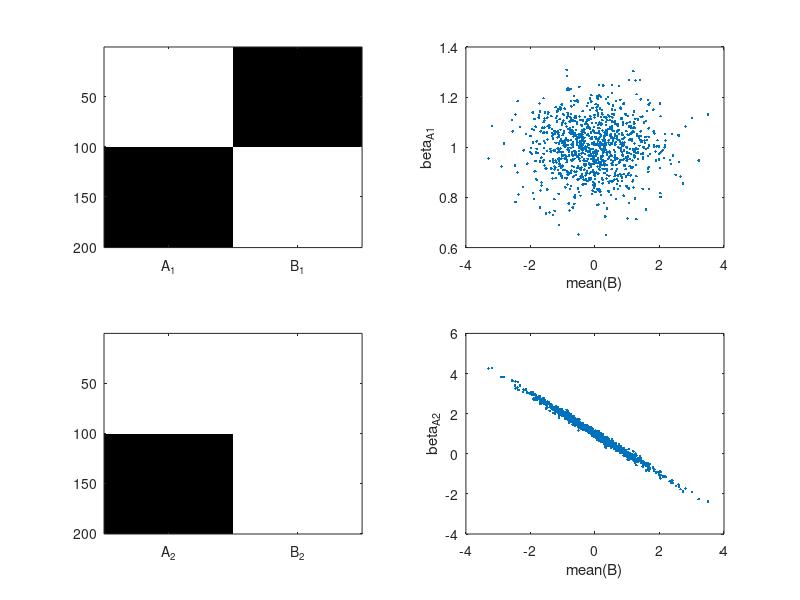

Reproduce this figure in MATLAB.
clear

x_psy1 = [ones(100,1),zeros(100,1);zeros(100,1),ones(100,1)];
x_psy2 = [ones(100,1),ones(100,1);zeros(100,1),ones(100,1)];

permn = 1000;
for permi = 1:permn
    yA = randn(100,1) + 1;
    yB = randn(100,1) + randn(1);
    
    y = [yA;yB];
    
    Beta1 = regress(y,x_psy1);
    Beta1_A(permi,1) = Beta1(1);
    
    Beta2 = regress(y,x_psy2);
    Beta2_A(permi,1) = Beta2(1);
    
    Effect_B(permi,1) = mean(yB);
end

figure;
subplot(2,2,1); imagesc(x_psy1); colormap('gray'); xticks([1 2]); xticklabels({'A_1','B_1'})
subplot(2,2,2); plot(Effect_B,Beta1_A,'.'); xlabel('mean(B)'); ylabel('beta_A_1');
subplot(2,2,3); imagesc(x_psy2); colormap('gray'); xticks([1 2]); xticklabels({'A_2','B_2'})
subplot(2,2,4); plot(Effect_B,Beta2_A,'.'); xlabel('mean(B)'); ylabel('beta_A_2');
